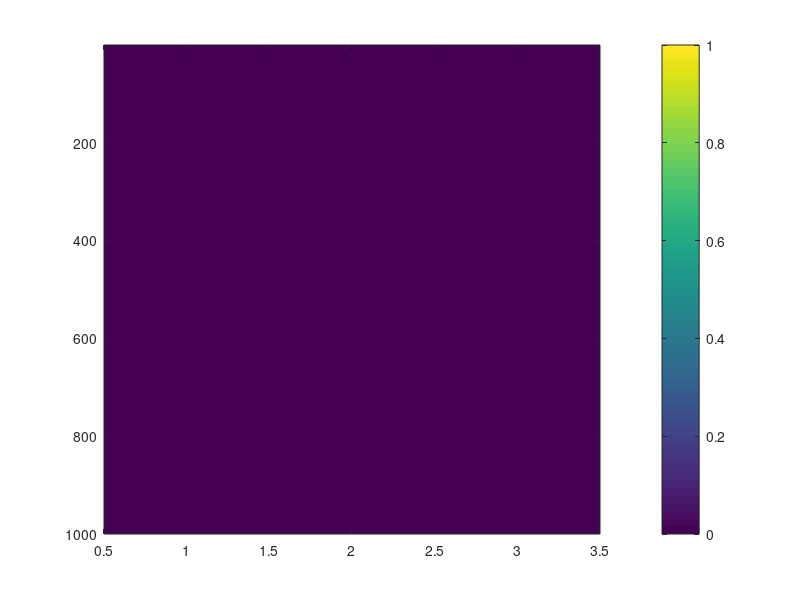

MATLAB code to generate this figure:
clear

% Number of experiments of rolling a die 3x in a row an writing
% down results.
Ne = 1000; 

for s = 1:Ne
    % randi(N,1) returns a randomly selectred value from integers
    % 1, ..., N. Could also use list = randi(6,[1,3]).
    list(1) = randi(6,1);
    list(2) = randi(6,1);
    list(3) = randi(6,1);

    lists(s,:) = list;
end

unique_lists = unique(lists,'rows');

Nu = size(unique_lists,1);

fprintf('Number of unique results in %d experiments: %d\n',Ne,Nu);
image((lists-1)/5)
colorbar